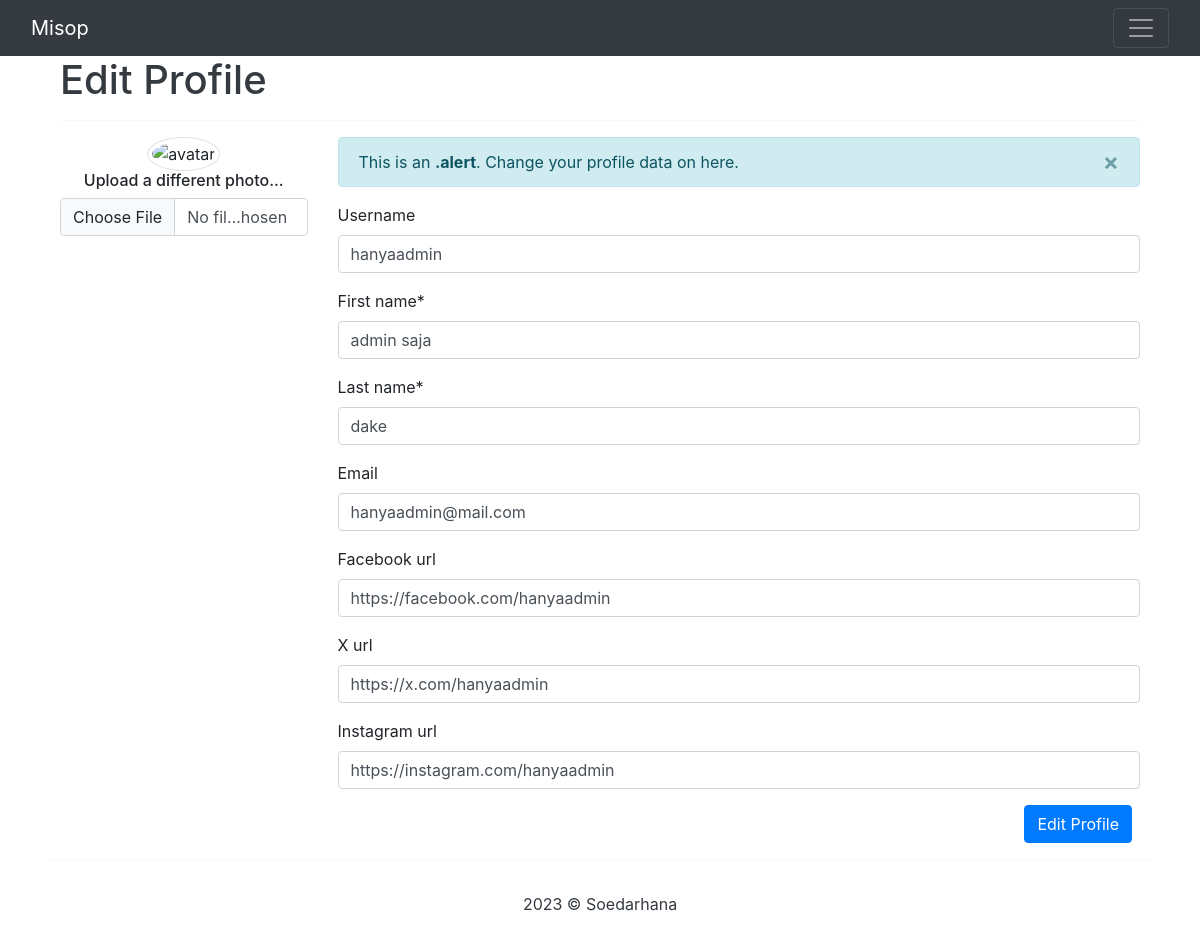
The app's page /1/editprofilepage/ with its own data.
### film/models.py (models this page shows, shortened)
class UserProfile(models.Model):
    user = models.OneToOneField(User, on_delete=models.CASCADE)
    username = models.CharField(max_length=100, null=False, blank=True)
    avatar = models.ImageField(upload_to='avatar', blank=True)
    email = models.CharField(unique=True, max_length=55, null=True, blank=True)
    first_name = models.CharField(max_length=255)
    last_name = models.CharField(max_length=255)
    facebook_url = models.CharField(max_length=255, blank=True, null=True)
    x_url = models.CharField(max_length=255, blank=True, null=True)
    instagram_url = models.CharField(max_length=255, blank=True, null=True)

### film/views.py (the view)
# urls.py: path('<int:pk>/editprofilepage/', EditProfilePageView.as_view(), name='edit_profile_page'),
class EditProfilePageView(generic.UpdateView):
    model = UserProfile
    template_name = 'editprofile/notif_edit_profile.html'
    fields = [
        'username',
        'first_name',
        'last_name',
        'email',
        'facebook_url',
        'x_url',
        'instagram_url'
    ]
    success_url = reverse_lazy('index')

### templates/editprofile/notif_edit_profile.html (shortened to what this page needs)
{% extends 'core/base.html' %}
{% load crispy_forms_tags %}
{% load static %}
{% block content %}
    <div class="container bootstrap snippets bootdey">
        <h1 class="text-dark">Edit Profile</h1>
        <hr>
        <div class="row">
                  <div class="col-md-3">
                    <div class="text-center">
                      <img src="{{ user.socialaccount_set.all.0.get_avatar_url }}" class="avatar rounded-circle img-thumbnail" alt="avatar">
                      <h6>Upload a different photo...</h6>
                      <input type="file" class="form-control">
                    </div>
                  </div>
                  <div class="col-md-9 personal-info">
                    <div class="alert alert-info alert-dismissable">
                      <a class="panel-close close" data-dismiss="alert">×</a>
                      This is an <strong>.alert</strong>. Change your profile data on here.
                    </div>
                    <form class="form-horizontal" role="form" method="POST" enctype="multipart/form-data">
                      {{ form | crispy }}
                      <div class="d-grid gap-2 d-md-flex justify-content-md-end mt-3">
                        <button class="btn btn-primary me-md-2">Edit Profile</button>
                      </div>
                    </form>
                  </div>
              </div>
            </div>
            <hr>
    </div>
{% endblock %}

### records on screen
UserProfile: username "hanyaadmin", first_name "admin saja", last_name "dake", email "hanyaadmin@mail.com", facebook_url "https://facebook.com/hanyaadmin", x_url "https://x.com/hanyaadmin", instagram_url "https://instagram.com/hanyaadmin"
